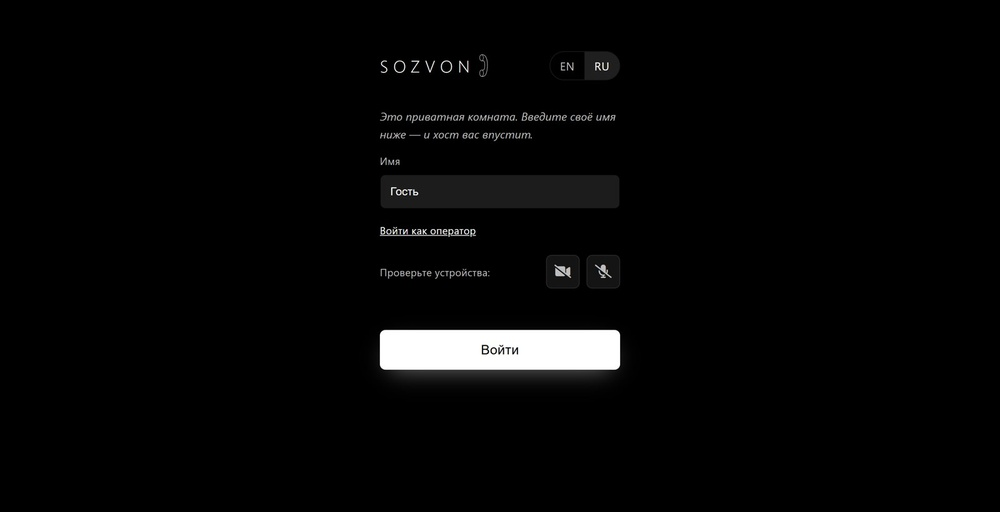
#> input picture assets/shots/lobby.jpg, 1000 x 512 px, shrunk from 1600 x 820 before the run
$ python trace-mark.py ../assets/shots/lobby.jpg 5 1.0 ../assets/shots/lobby.jpg
#> lines starting #> are read from the running program, lines starting #| are printed output that depends on the picture
"""Trace the SOZVON mark out of its raster master into an SVG outline.

The identity has no vector original: the mark exists as a rendered image.  A
redraw by eye is a different drawing -- the first attempt at one had the
handset a fifth too narrow and both capsules the same shape, which they are
not -- so the outline is recovered from the pixels instead.

The drawing is antialiased, and that is what makes this accurate: the grey
along an edge says where the edge really fell inside the pixel, so marching
squares along the half-intensity iso-line lands well under a pixel of the
truth.  Contours are then thinned with Douglas-Peucker and smoothed into cubic
Beziers through every kept point.

    python contrib/trace-mark.py <master.png> <component> <tolerance> <out.svg>

`component` selects one connected blob by size, largest first, so a mark drawn
alongside other artwork can still be lifted out of it; 0 is the largest.  A
tolerance of 0.6 pixels was what the current master used: tighter settings
gained nothing measurable and tripled the file.

Filled outlines rather than strokes on purpose: the master's line is not of
one width -- the shell is heavier than the inner highlight -- so no single
stroke width can reproduce it.  Filling is also what makes the result exact as
a CSS mask, where only the alpha channel counts.

Check the result rather than trusting it, and check it by ink coverage, not by
thresholding both sides: a boundary drawn at half intensity necessarily loses
a half-pixel rim against a binarised mask, which reads as a 10% error that is
not there.  The current master differs from its raster by 1.5% mean coverage.

Requires numpy, scipy and Pillow.  Feed the output to
contrib/build-mark-assets.py, which regenerates everything else.
"""
import sys
import numpy as np
from PIL import Image
from scipy import ndimage


def component(path, keep):
    """The mask of one connected component, and the greyscale it came from."""
    g = np.array(Image.open(path).convert('L')).astype(float)
    lab, n = ndimage.label(g > 110)
    sizes = ndimage.sum(np.ones_like(lab), lab, range(1, n + 1))
    order = np.argsort(sizes)[::-1] + 1
    idx = order[keep]
    return g * (lab == idx)


def contours(g, level=128.0):
    """Marching squares with linear interpolation; returns closed loops."""
    h, w = g.shape
    segs = {}

    def interp(p, q, vp, vq):
        t = (level - vp) / (vq - vp)
        return (p[0] + (q[0] - p[0]) * t, p[1] + (q[1] - p[1]) * t)

    for y in range(h - 1):
        for x in range(w - 1):
            v = (g[y, x], g[y, x + 1], g[y + 1, x + 1], g[y + 1, x])
            case = (v[0] > level) | ((v[1] > level) << 1) | \
                   ((v[2] > level) << 2) | ((v[3] > level) << 3)
            if case == 0 or case == 15:
                continue
            c = [(x, y), (x + 1, y), (x + 1, y + 1), (x, y + 1)]
            e = [None] * 4
            if (case >> 0 & 1) != (case >> 1 & 1):
                e[0] = interp(c[0], c[1], v[0], v[1])
            if (case >> 1 & 1) != (case >> 2 & 1):
                e[1] = interp(c[1], c[2], v[1], v[2])
            if (case >> 2 & 1) != (case >> 3 & 1):
                e[2] = interp(c[2], c[3], v[2], v[3])
            if (case >> 3 & 1) != (case >> 0 & 1):
                e[3] = interp(c[3], c[0], v[3], v[0])
            pts = [p for p in e if p is not None]
            # Ambiguous saddles (5, 10) produce four crossings; pairing them the
            # short way keeps the thin line connected instead of pinching it.
            if len(pts) == 4:
                pairs = [(pts[0], pts[3]), (pts[1], pts[2])]
            else:
                pairs = [(pts[0], pts[1])]
            for a, b in pairs:
                segs.setdefault(round2(a), []).append(round2(b))
                segs.setdefault(round2(b), []).append(round2(a))
    return chain(segs)


def round2(p):
    return (round(p[0], 4), round(p[1], 4))


def chain(segs):
    """Walk the segment graph into closed loops."""
    loops = []
    seen = set()
    for start in list(segs):
        if start in seen:
            continue
        loop = [start]
        seen.add(start)
        cur, prev = start, None
        while True:
            nxt = None
            for cand in segs.get(cur, ()):
                if cand != prev and cand not in seen:
                    nxt = cand
                    break
            if nxt is None:
                break
            loop.append(nxt)
            seen.add(nxt)
            prev, cur = cur, nxt
        if len(loop) > 8:
            loops.append(loop)
    return loops


def dp(points, eps):
    """Douglas-Peucker."""
    if len(points) < 3:
        return points
    a, b = np.array(points[0]), np.array(points[-1])
    ab = b - a
    n = np.hypot(*ab)
    pts = np.array(points)
    if n == 0:
        d = np.hypot(*(pts - a).T)
    else:
        rel = pts - a
        d = np.abs(ab[0] * rel[:, 1] - ab[1] * rel[:, 0]) / n
    i = int(np.argmax(d))
    if d[i] > eps:
        return dp(points[:i + 1], eps)[:-1] + dp(points[i:], eps)
    return [points[0], points[-1]]


def bezier(loop):
    """Catmull-Rom through the points, as cubic Beziers: smooth and exact at
    every knot, which is what keeps the traced curve on the original edge."""
    p = loop[:]
    if p[0] != p[-1]:
        p.append(p[0])
    n = len(p) - 1
    out = [f'M{p[0][0]:.2f},{p[0][1]:.2f}']
    for i in range(n):
        p0 = p[(i - 1) % n]
        p1, p2 = p[i], p[i + 1]
        p3 = p[(i + 2) % n]
        c1 = (p1[0] + (p2[0] - p0[0]) / 6, p1[1] + (p2[1] - p0[1]) / 6)
        c2 = (p2[0] - (p3[0] - p1[0]) / 6, p2[1] - (p3[1] - p1[1]) / 6)
        out.append(f'C{c1[0]:.2f},{c1[1]:.2f} {c2[0]:.2f},{c2[1]:.2f} '
                   f'{p2[0]:.2f},{p2[1]:.2f}')
    out.append('Z')
    return ''.join(out)


def main():
    src, keep, eps, out = sys.argv[1], int(sys.argv[2]), float(sys.argv[3]), sys.argv[4]
    g = component(src, keep)
#> in component, `lab, n = ndimage.label(g > 110)`:
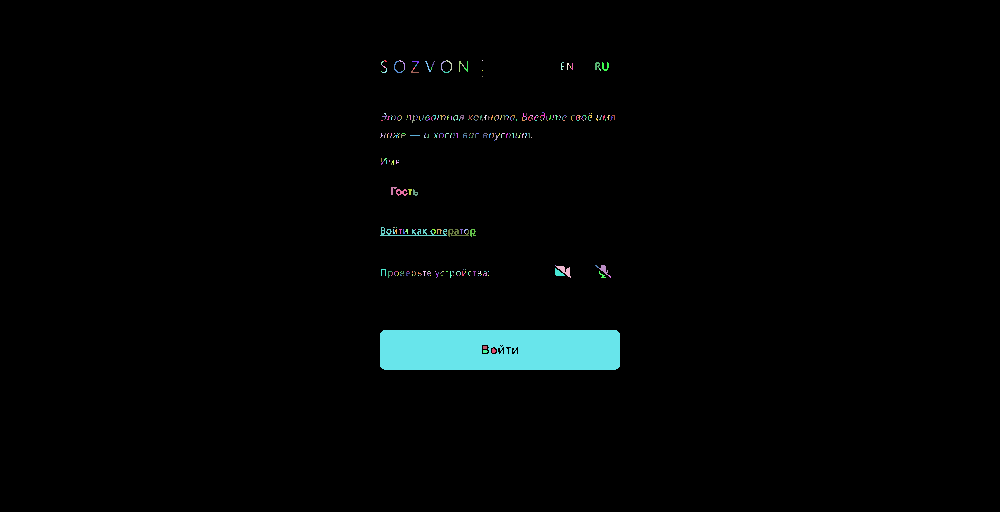
#> lab: shape (512, 1000) int32; 366 distinct labels, from 0 to 365; one colour per label, 0 black
#> in component, `lab, n = ndimage.label(g > 110)`: n = 365
#> in component, `sizes = ndimage.sum(np.ones_like(lab), lab, range(1, n + 1))`: sizes = 365 values, max 9422 at index 361, min 1 at index 3, mean 30.95
#> in component, `order = np.argsort(sizes)[::-1] + 1`: order = 365 values, max 365 at index 23, min 1 at index 125, mean 183
#> in component, `idx = order[keep]`: idx = 269
    ys, xs = np.nonzero(g > 110)
#> ys = 45 values from 189 to 195; xs = 45 values, max 407 at index 33, min 396 at index 5, mean 401.1
    pad = 2
    y0, y1 = ys.min() - pad, ys.max() + pad
#> y0 = 187; y1 = 197
    x0, x1 = xs.min() - pad, xs.max() + pad
#> x0 = 394; x1 = 409
    g = g[y0:y1 + 1, x0:x1 + 1]
    loops = contours(g)
#> after the loop in contours, `for y in range(h - 1):`: segs = 64 items
#> the loop in chain, `for start in list(segs):` made 64 passes
#> start on passes 2, 3, 4, 5, 6, 7, 8, 9, 10, 11, 13, 14: (3.11, 2), (5, 1.72), (5.28, 2), (10, 1.71), (9.71, 2), (11, 1.72), (11.28, 2), (2, 2.91), (1.91, 3), (3, 2.06), (3.93, 3), (4.23, 3)
#> after the loop in chain, `for start in list(segs):`: loops = 2 items; seen = 64 items
#> loops = 2 items
    loops.sort(key=len, reverse=True)
    paths = [bezier(dp(l, eps)) for l in loops]
#> paths = 2 items
    w, h = g.shape[1], g.shape[0]
#> w = 16; h = 11
    svg = (f'<svg xmlns="http://www.w3.org/2000/svg" viewBox="0 0 {w} {h}" '
           f'width="{w}" height="{h}">\n'
           f'  <path fill="#000" fill-rule="evenodd" d="{"".join(paths)}"/>\n'
           f'</svg>\n')
    open(out, 'w', encoding='utf-8').write(svg)
    print(f'{out}: {len(loops)} loops, '
          f'{sum(len(dp(l, eps)) for l in loops)} points, {len(svg)} bytes, '
          f'box {w}x{h}')
#| ../assets/shots/lobby.jpg: 2 loops, 17 points, 684 bytes, box 16x11


if __name__ == '__main__':
    main()
